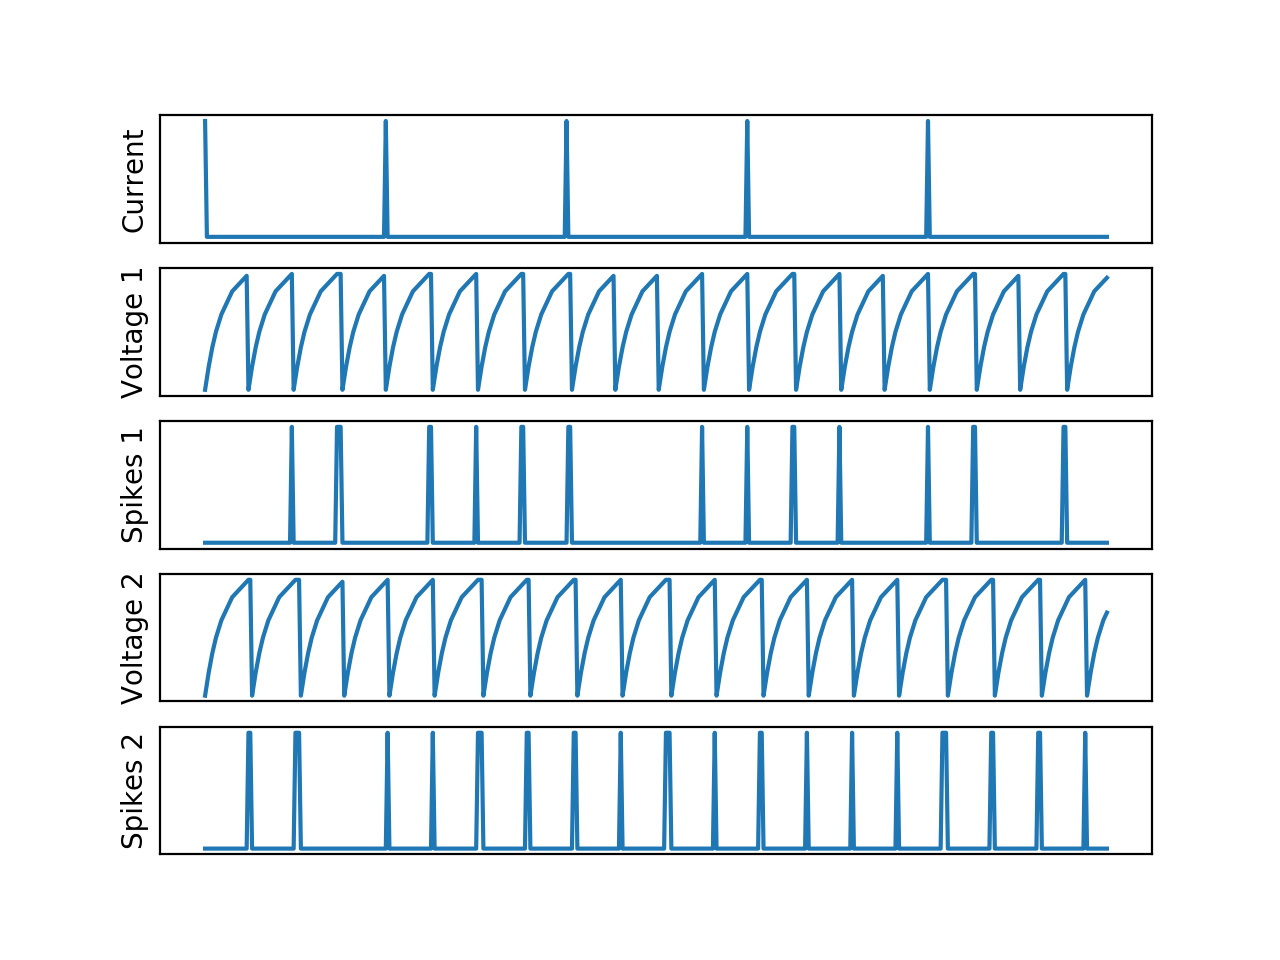

Generate this figure with Python:
# Josh Popp
# BME 3300
# HW 4 Part 1b
# Noisy LIF Neurons

import numpy as np
import math
import matplotlib.pyplot as plt


def def_volts(current, resistance):
    """
    :param current: the total input current into a neuron
    :param resistance: the neuron's membrane resistance (assumed constant)
    :return voltage: the neuron's voltage over the same time range as the input
    """
    voltage = np.zeros(len(current))
    for i in range(len(current)):
        voltage[i] = current[i] * resistance
    return voltage


def lif(time, volts_in, tau, threshold,
        spike_output=0.0012,
        noisy=False,
        noise_range=0.005):
    """
    :param time: the time range we're looking at
    :param volts_in: the input voltage received by the LIF neuron
    :param tau: the time constant of the LIF neuron, in seconds
    :param threshold: the threshold of the LIF neuron, in volts
    :param spike_output: the magnitude of the spike output by the neuron, in volts
    :param noisy: boolean for whether the neuron's voltage is determined randomly
    :param noise_range: the range over which threshold is allowed to vary

    :return voltage: the LIF neuron's voltage as a function of time
    :return spikes: the LIF neuron's spikes over time
    """
    # Define the time step
    t_step = np.ptp(time) / len(time)

    # Set resting potential
    rp = 0.0

    # Initialize arrays
    v = np.full(len(time), rp)  #voltage of the cell over time
    s = np.zeros(len(time))  #output of the cell over time

    # Fill in according to the input voltage
    for t in range(1, len(time)):
        if noisy:
            threshold_range = np.linspace(threshold - noise_range/2, threshold + noise_range/2, 10)
            threshold = np.random.choice(threshold_range)

        if v[t-1] >= threshold:
            v[t] = rp
            s[t] = spike_output
        else:
            v[t] = v[t-1]*math.exp(-t_step/tau) + volts_in[t]*(1-math.exp(-t_step/tau))
    return v, s


if __name__=="__main__":

    # Get timeframe, in seconds
    t_start = 0.0
    t_stop = 0.05
    mils = int(1000*(t_stop-t_start))  # ensures that time step is 1 millisecond
    time = np.linspace(t_start, t_stop, num=mils, endpoint=False)

    # Get threshold, in volts
    threshold = 0.005

    # Get LIF time constant, in seconds
    tau = 0.002

    # Set number of spikes
    spikes = 10
    # TODO figure out a better way to do this (ie input interspike delay)

    # Get LIF resistance, in ohms (?)
    R = 1.0

    # Define external current flowing into the network
    curr = np.zeros(len(time))
    if spikes != 0:
        for i in range(spikes):
            curr[i * int(len(time)/spikes)] = 0.012

    # Define the voltage getting to the neuron
    voltage = def_volts(curr, R)

    # Neuron 1
    voltage1, spikes1 = lif(time, voltage, tau, threshold, noisy=False)

    # Neuron 2
    voltage2 = def_volts(curr, R)
    voltage2, spikes2 = lif(time, voltage2, tau, threshold, noisy=False)

    plt.subplot(5, 1, 1, xticks=[], yticks=[], ylabel="Current")
    plt.plot(time, curr)

    plt.subplot(5, 1, 2, xticks=[], yticks=[], ylabel="Voltage 1")
    plt.plot(time, voltage1)

    plt.subplot(5, 1, 3, xticks=[], yticks=[], ylabel="Spikes 1")
    plt.plot(time, spikes1)

    plt.subplot(5, 1, 4, xticks=[], yticks=[], ylabel="Voltage 2")
    plt.plot(time, voltage2)

    plt.subplot(5, 1, 5, xticks=[], yticks=[], ylabel="Spikes 2")
    plt.plot(time, spikes2)

    plt.show()
